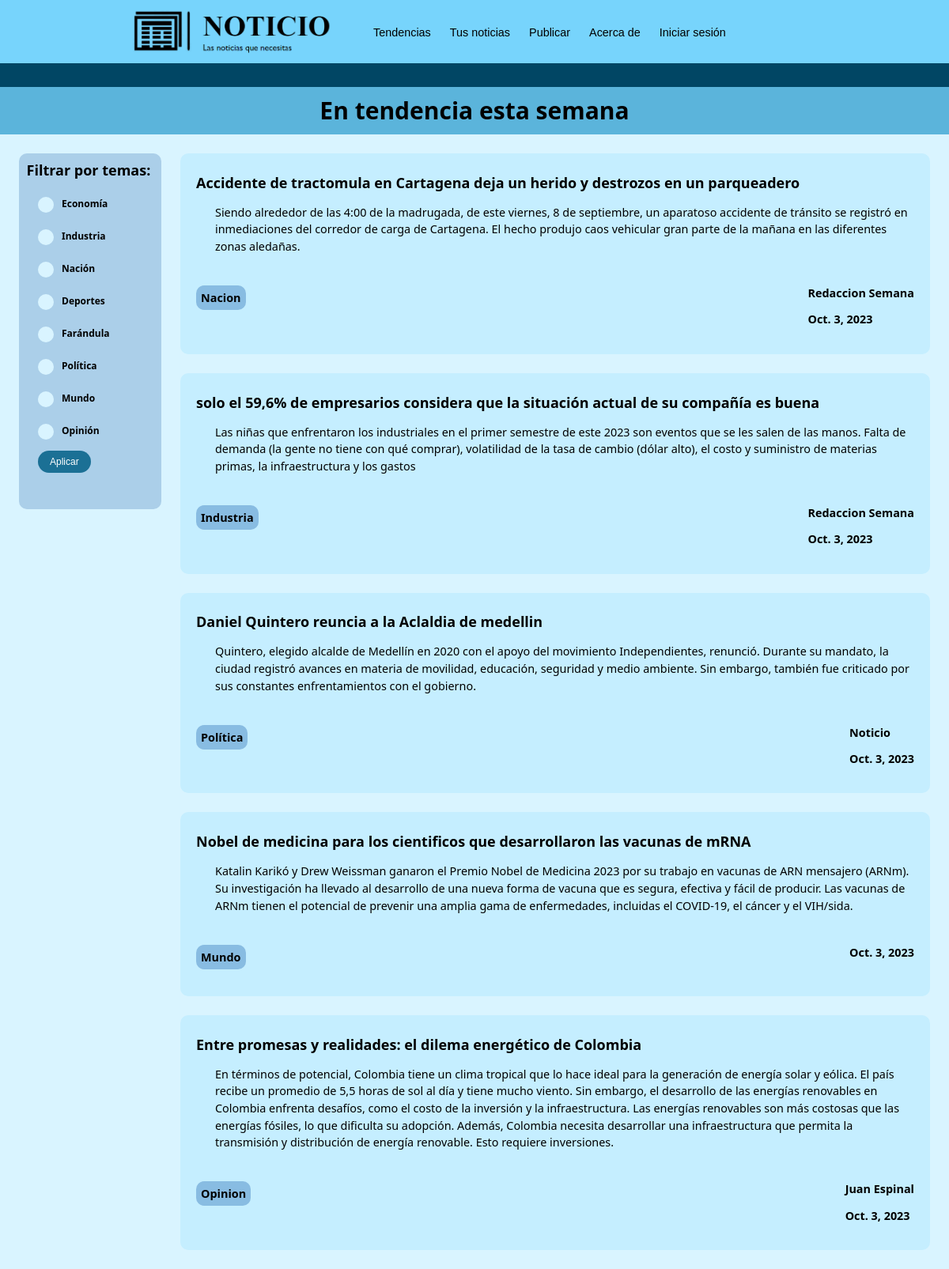
The app's page /, older data.
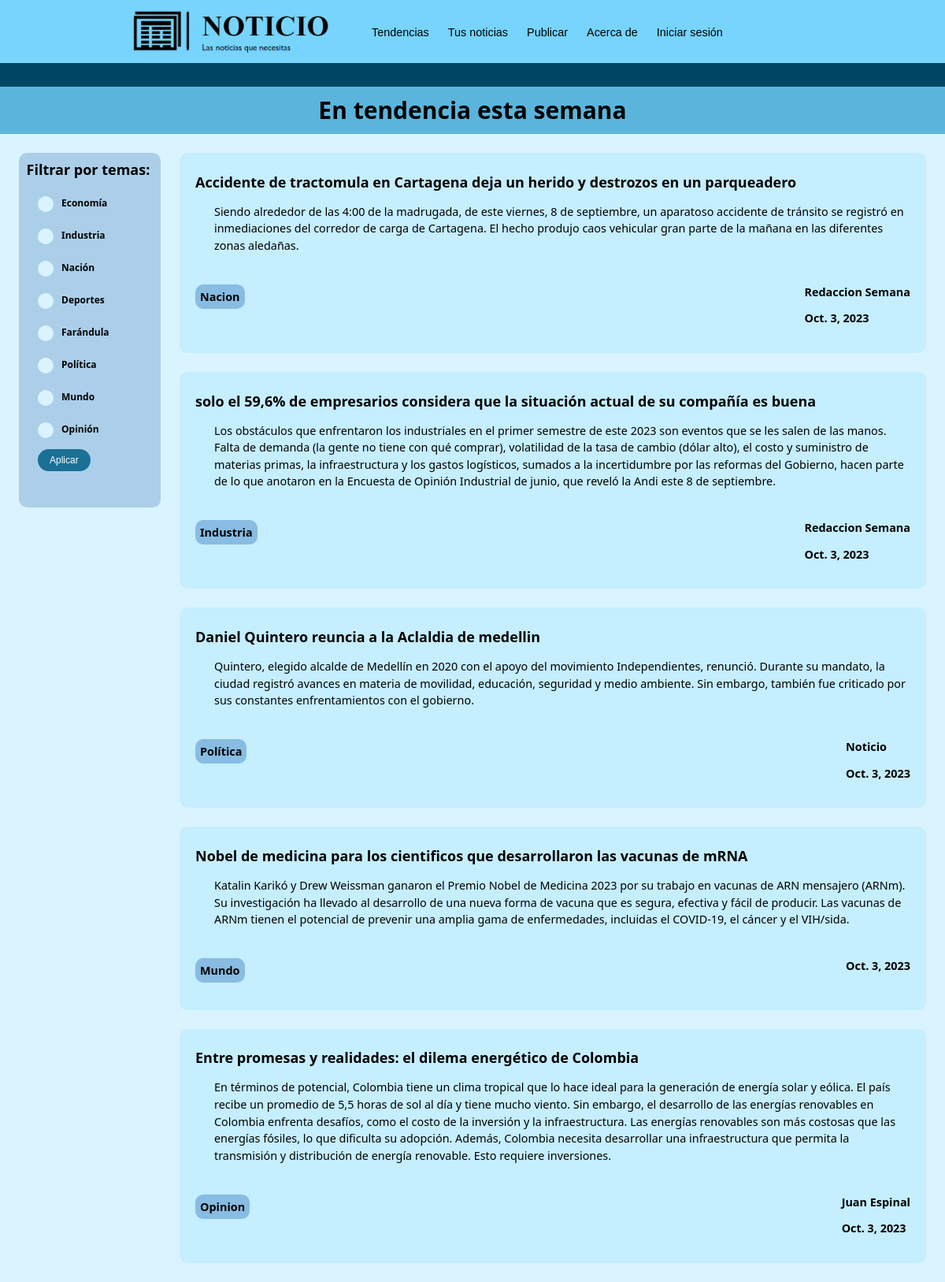
The same page, newer data.
### main/models.py (models this page shows, shortened)
class Noticia(models.Model):
    TAGS = (
        ('Nacion','Nacion'),
        ("Industria","Industria"),
        ("Economia","Economia"),
        ("Deportes","Deportes"),
        ("Farandula","Farandula"),
        ("Política","Política"),
        ("Mundo","Mundo"),
        ("Opinion","Opinion"),
    )
    autor = models.CharField(max_length=30)
    tags = models.CharField(max_length=50, choices = TAGS)
    titulo = models.TextField(max_length=200)
    resumen = models.TextField(max_length=600)
    fecha = models.DateField(auto_now=True)
    user = models.ForeignKey('CustomUser', on_delete=models.CASCADE,null=True,blank=True)
    url = models.CharField(max_length=200, null=True, blank = True)
    contenido = models.TextField(max_length=4000,null=True)
    class Meta:
        ordering = ["fecha"]

### main/views.py (the view, shortened to what this page needs)
# urls.py: path('',views.tendencias),
def tendencias(request):
    tags = ['Nacion','Industria', 'Economia', 'Deportes', 'Farandula','Política','Mundo','Opinion']
    applied_tags = []
    for tag in tags:
        if request.GET.get(tag):
            applied_tags.append(tag)
    noticias = Noticia.objects.all().order_by('fecha').reverse()
    if applied_tags == []:
        applied_tags = tags
    if request.method == 'GET':
        return render(request, "main/tendencias.html", {"noticias":noticias, "applied_tags":applied_tags})

### main/templates/main/tendencias.html (shortened to what this page needs)
{% extends 'main/layouts/nav1.html' %}
{% block content %}
<div id="subtitulo" class="contenedor-subtitulo">
    <p class="subtitle">En tendencia esta semana</p>
</div>
<div class="fondo">
    <div style="display: flex; flex-direction: column">
        <div id="filtros" class="filtros">
            <p class="subtitle2">Filtrar por temas:</p>
            <form class="form-filtros" method="get">
                <input type="checkbox" name = "Economia" class="form-checkbox" id="eco">
                <label for="eco" class="form-option">Economía</label><br><br>
                <input type="checkbox" name = "Industria" class="form-checkbox" id="ind">
                <label for="ind" class="form-option">Industria</label><br><br>
                <input type="checkbox" name = "Nacion" class="form-checkbox" id="nac">
                <label for="nac" class="form-option">Nación</label><br><br>
                <input type="checkbox" name = "Deportes" class="form-checkbox" id="dep">
                <label for="dep" class="form-option">Deportes</label><br><br>
                <input type="checkbox" name = "Farandula" class="form-checkbox" id="far">
                <label for="far" class="form-option">Farándula</label><br><br>
                <input type="checkbox" name = "Politica" class="form-checkbox" id="pol">
                <label for="pol" class="form-option">Política</label><br><br>
                <input type="checkbox" name = "Mundo" class="form-checkbox" id="mun">
                <label for="mun" class="form-option">Mundo</label><br><br>
                <input type="checkbox" name = "Opinion" class="form-checkbox" id="op">
                <label for="op" class="form-option">Opinión</label><br>
                <input type="submit" class="submit-btn" value="Aplicar">
            </form>
        </div>
    </div>
    <div class="contenedor-noticias">
        {% for noticia in noticias %}
        {% if noticia.tags in applied_tags %}
        <div class="noticia">
            {% if noticia.url == null %}
            <a class="titulo-noticia" href = '/noticia/{{noticia.id}}' target = "_blank"><h2>{{noticia.titulo}}</h2></a>
            {% else %}
            <a class="titulo-noticia" href = {{noticia.url}} target = "_blank"><h2>{{noticia.titulo}}</h2></a>
            {% endif %}
            <article class="bloque-texto">{{noticia.resumen}}</article>
            <div class="info-noticia">
                <p class="tag-noticia">{{noticia.tags}}</p>
                <div>
                    <p>{{noticia.autor}}</p>
                    <p>{{noticia.fecha}}</p>
                </div>
            </div>
        </div>
        {% endif %}
        {% endfor %}
    </div>
</div>
{% endblock %}

### main/templates/main/layouts/nav1.html (shortened to what this page needs)
{% load static %}
<!DOCTYPE html>
<html lang="es">
<!DOCTYPE html>
<head>
    <link href="{% static 'clases.css' %}" rel="stylesheet">
</head>
<body>
    <nav id="navbar" style="padding: 0px;" class="navbar navbar-expand-lg bg-body-tertiary">
        <div class="container-fluid">
            <a href="/" class="link-logo">
              <img src="{% static 'Logo Noticio.png' %}" class="imagen-logo">
            </a>
            <div class="collapse navbar-collapse" id="navbarSupportedContent">
              <ul class="navbar-nav" id="nav-items">
                <li class="nav-item">
                  <a class="nav-link active" aria-current="page" href="/">Tendencias</a>
                </li>
                <li class="nav-item">
                  <a class="nav-link" href="/tusnoticias">Tus noticias</a>
                </li>
                <li class="nav-item">
                  <a class="nav-link" href="/publicar">Publicar</a>
                </li>
                <li class="nav-item">
                  <a class="nav-link" href="/about">Acerca de</a>
                </li>
                {% if user.is_authenticated %}
                <li class="nav-item">
                  <a class="nav-link" href="/perfil">Perfil</a>
                </li>
                <li class="nav-item">
                  <a class="nav-link" href="/logout">Logout</a>
                </li>
                {% else %}
                <li class="nav-item">
                  <a class="nav-link" href="/iniciaSesion">Iniciar sesión</a>
                </li>
                {% endif %}
              </ul>
            </div>
        </div>
    </nav>
    <div id="separador" style="background-color: #014664; width: 100%; height: 2.5vw; min-height: 23px"></div>
    {% block content %}
    {% endblock %}
</body>

### main/static/clases.css (style rules this page uses)
html { scroll-behavior: smooth; }
body { margin: 0px; font-family: system-ui, -apple-system, BlinkMacSystemFont, 'Segoe UI', Roboto, Oxygen, Ubuntu, Cantarell, 'Open Sans', 'Helvetica Neue', sans-serif; min-height: 100vh; background-color: #D9F4FF; }
a { text-decoration: none; color: #1B7095; }
.bloque-texto { padding-left: 2vw; line-height: 1.5; margin-bottom: 2vw; border-radius: 10px; font-size: max(13px, 1.2vw) }
.contenedor-subtitulo { display: flex; justify-content: center; align-items: center; background-color: #5BB4DB; width: 100%; height: 5vw; min-height: 40px; }
.contenedor-noticias { margin-top: 2vw; width: 100%; }
.titulo-noticia { text-decoration: none; color: black; font-size: max(10px, 1vw); }
.subtitle { font-size: max(20px, 2.5vw); font-weight: 700; margin: 0px; }
.subtitle2 { padding: 0.8vw; font-size: 1.5vw; font-weight: 700; margin: 0px; }
.form-filtros { padding-left: 2vw; padding-top: 1vw; font-size: 1vw; font-weight: 600; width: inherit; height: 25vw; }
.form-checkbox { appearance: none; -webkit-appearance: none; -moz-appearance: none; width: 20px; height: 20px; background-color: #D9F4FF; border-radius: 50%; outline: none; margin: 0px; font-size: auto; }
.form-option { position: absolute; padding-left: 10px; }
.fondo { display: flex; background-color: #D9F4FF; height: 100%; }
.filtros { position: sticky; background-color: #ABCFE9; margin: 2vw; top: 20px; width: 15vw; height: 30vw; min-height: 450px; border-radius: 10px; }
.noticia { background-color: #C5EEFF; border-radius: 10px; margin-bottom: 2vw; margin-right: 2vw; padding: 20px; padding-top: 10px; }
.info-noticia { display: flex; justify-content: space-between; font-weight: 600; font-size: max(13px, 1.2vw); }
.tag-noticia { background-color: #88BCE2; border-radius: 10px; align-self: baseline; padding: max(6px, 0.5vw); }
.imagen-logo { height: fit-content; max-width: 70%; align-self: center; }
.nav-link { padding: 1vw !important; font-family: 'Gill Sans', 'Gill Sans MT', Calibri, 'Trebuchet MS', sans-serif; text-decoration: none; color: black; font-size: max(1.2vw, 13px); }
.link-logo { max-width: 500px; width: 30vw; min-width: 200px; display: flex; justify-content: flex-end; align-items: center; margin-left: 5vw; margin-top: 1vw; margin-bottom: 1vw; }
.container-fluid { display: flex; max-height: 140px; min-height: 60px; background-color: #77D4FC; flex-grow: 1; }
.navbar-collapse { display: flex; align-items: center; justify-content: space-between; flex-grow: 0.8; }
.navbar-nav { display: flex; align-items: center; list-style-type: none; border-bottom-left-radius: 10px; border-bottom-right-radius: 10px; }
.submit-btn { background-color: #1B7095; border-radius: 15px; color: white; border: #D9F4FF; margin-top: 10px; font-size: inherit; padding: 7px; padding-left: 15px; padding-right: 15px; }

Row changes from the older to the newer data that the page shows:
changed Noticia "Industria": resumen "Las niñas que enfrentaron los industriales en el primer semestre de este 2023 son eventos que se les salen de las manos. Falta de demanda (la gente no tiene con qué comprar), volatilidad de la tasa de cambio (dólar alto), el costo y suministro de materias primas, la infraestructura y los gastos" → "Los obstáculos que enfrentaron los industriales en el primer semestre de este 2023 son eventos que se les salen de las manos. Falta de demanda (la gente no tiene con qué comprar), volatilidad de la tasa de cambio (dólar alto), el costo y suministro de materias primas, la infraestructura y los gastos logísticos, sumados a la incertidumbre por las reformas del Gobierno, hacen parte de lo que anotaron en la Encuesta de Opinión Industrial de junio, que reveló la Andi este 8 de septiembre."
